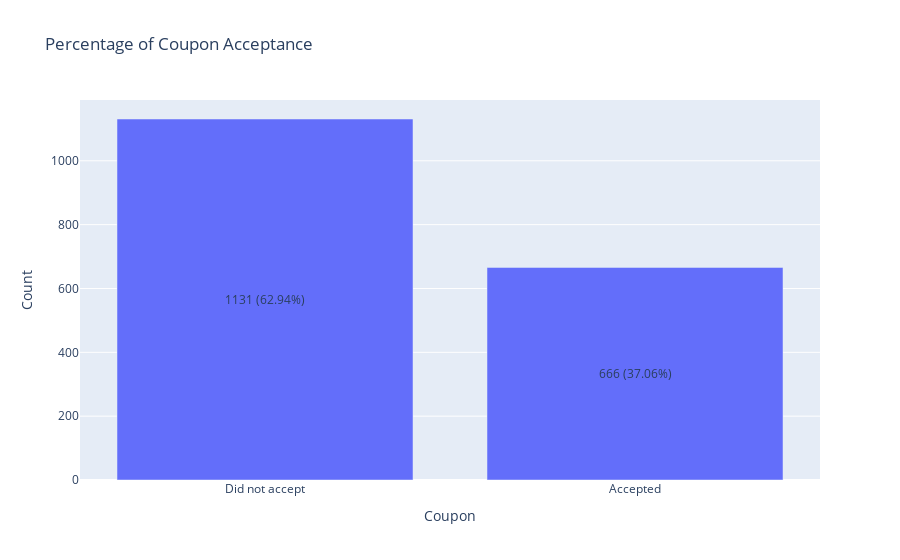

Write notebook code for a chart like this one.
### Markdown cell above
3. Compare the acceptance rate between those who went to a bar 3 or fewer times a month to those who went more.

### Code cell
# Those who went to bars 3 or fewer times a month
bar_3fewer_list = ['1~3','less1','never']
percentage_grapher(bar_data.query('Bar in @bar_3fewer_list'))

### Figure 1 — Plotly figure (JSON) as saved in the notebook; plotly's stock layout.template omitted (floating-point values rounded to 4 significant figures)
{"data": [{"alignmentgroup": "True", "hovertemplate": "Coupon=%{x}<br>Count=%{y}<extra></extra>", "legendgroup": "", "marker": {"color": "#636efa", "pattern": {"shape": ""}}, "name": "", "offsetgroup": "", "orientation": "v", "showlegend": false, "textposition": "auto", "type": "bar", "x": ["Did not accept", "Accepted"], "xaxis": "x", "y": [1131, 666], "yaxis": "y"}], "layout": {"annotations": [{"showarrow": false, "text": "1131 (62.94%)", "x": 0, "y": 565.5}, {"showarrow": false, "text": "666 (37.06%)", "x": 1, "y": 333}], "barmode": "relative", "legend": {"tracegroupgap": 0}, "title": {"text": "Percentage of Coupon Acceptance"}, "xaxis": {"anchor": "y", "domain": [0, 1], "title": {"text": "Coupon"}}, "yaxis": {"anchor": "x", "domain": [0, 1], "title": {"text": "Count"}}}}
